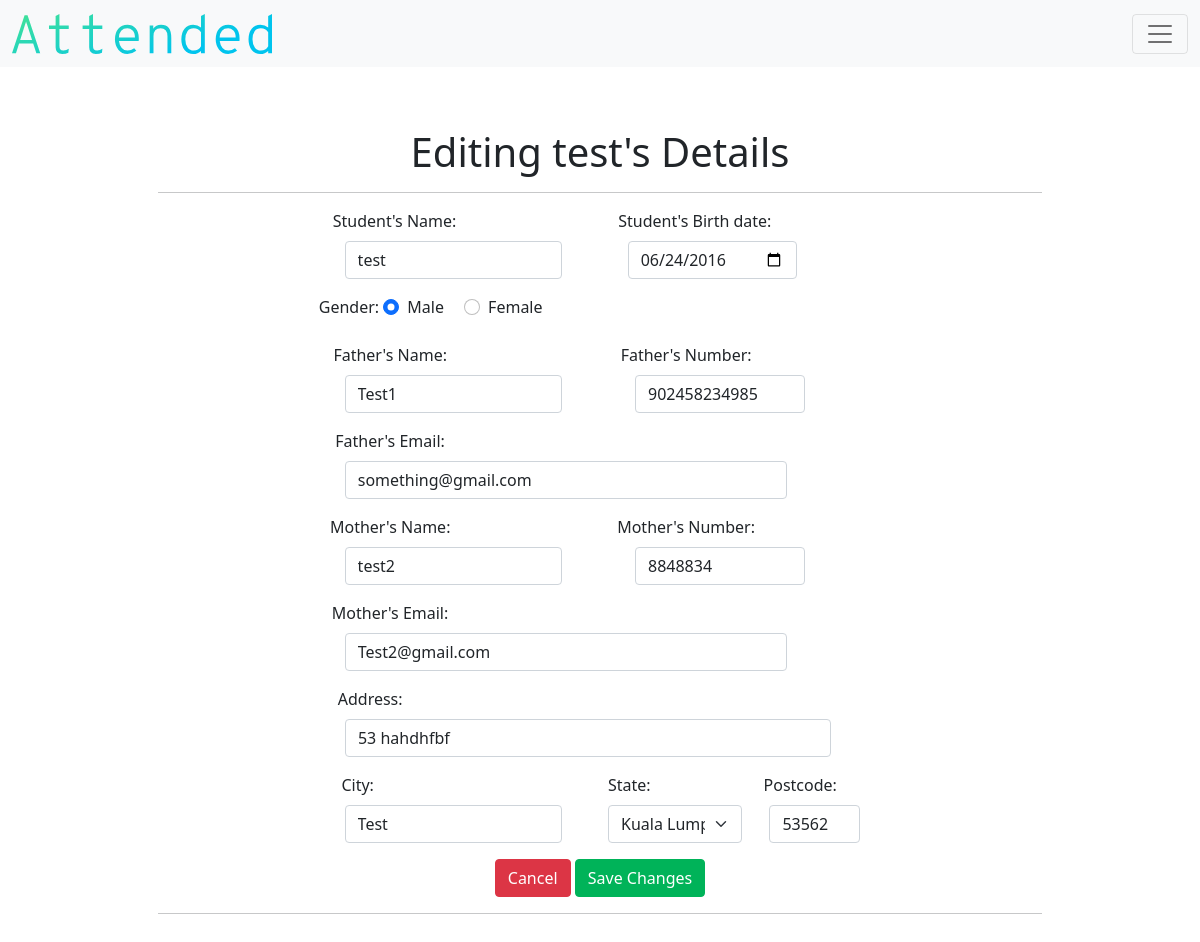
/edit-student/2 (signed in), run on an earlier commit of the app's database.
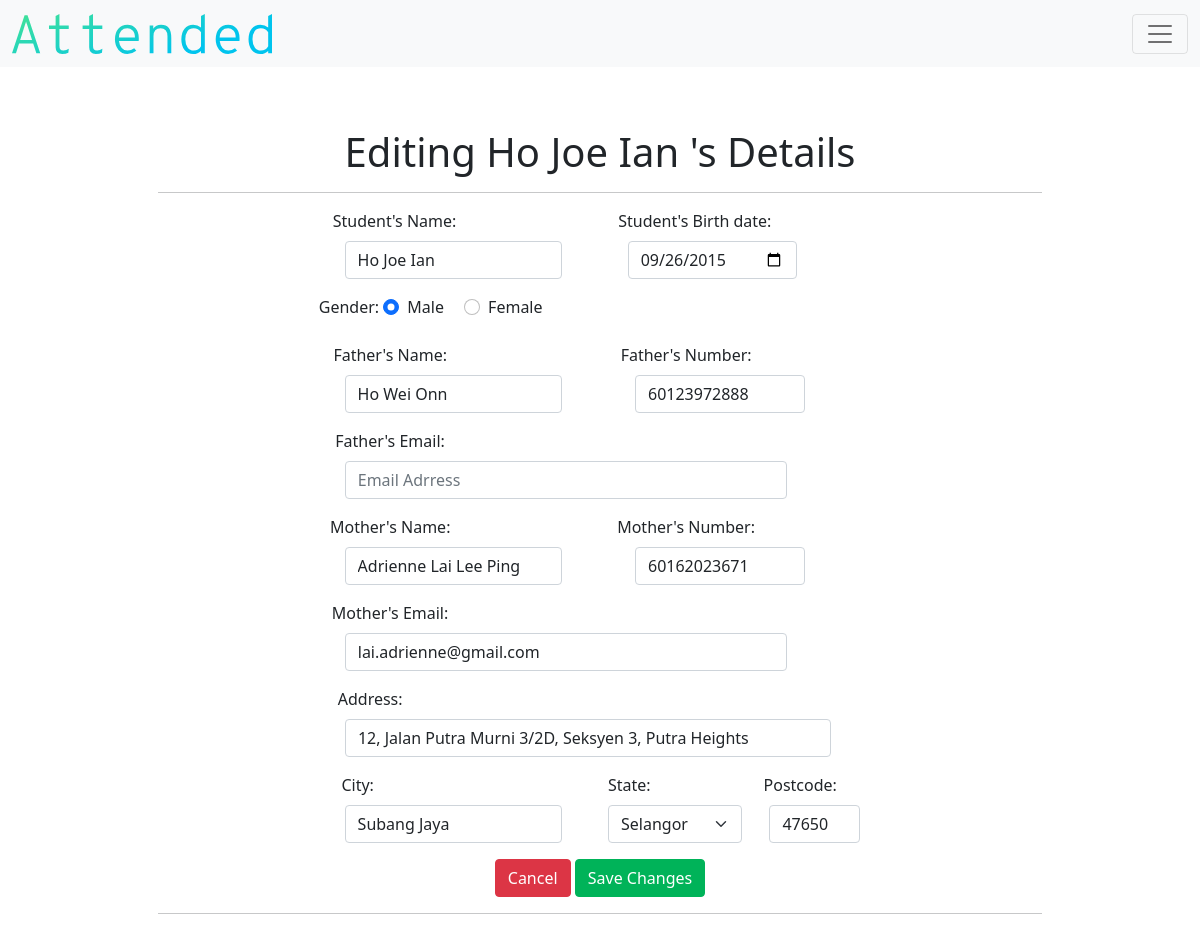
And on a later commit of the database.
### models.py (models this page shows)
class Student(db.Model):
    __tablename__ = "student"
    id = db.Column(db.Integer, primary_key=True)
    teacher_id = db.Column(db.Integer, db.ForeignKey("teacher.id"))
    class_id = db.Column(db.Integer, nullable=True, default=0)
    name = db.Column(db.String(), nullable=False)
    birth = db.Column(db.String(),nullable=False)
    age = db.Column(db.Integer(), nullable=False)
    gender = db.Column(db.String(), nullable=False)
    parent = db.Column(db.String(), nullable=True)
    parent2 = db.Column(db.String(), nullable=True)
    number = db.Column(db.Integer, nullable=True)
    number2 = db.Column(db.Integer, nullable=True)
    email = db.Column(db.String(), nullable=True)
    email2 = db.Column(db.String(), nullable=True)
    address = db.Column(db.String(), nullable=False)
    city = db.Column(db.String(), nullable=False)
    state = db.Column(db.String(), nullable=False)
    postcode = db.Column(db.Integer, nullable=False)
    attend_count = db.Column(db.Integer, nullable=True, default=0)
    student_attends = db.relationship("Attendance", backref="student_attend")

### application.py (the view)
@app.route("/edit-student/<string:id>", methods=["GET","POST"])
def edit_student(id):
    form_edit_student = EditStudents()
    student = db.session.query(Student).filter_by(id=id).first()
    teacher = current_user.get_id()
    teacher_object = db.session.query(Teacher).filter_by(id=teacher).first()
    if not current_user.is_authenticated:
        return redirect("/login")
    else:
        if form_edit_student.validate_on_submit():
            student.name = request.form.get("name")
            dob = request.form.get("dob")
            option = request.form.get("gender")
            student.parent = request.form.get("parent_name")
            student.number = request.form.get("parent_number")
            student.email = request.form.get("parent_email")
            student.parent2 = request.form.get("parent2_name")
            student.number2 = request.form.get("parent2_number")
            student.email2 = request.form.get("parent2_email")
            student.address = request.form.get("address")
            student.city = request.form.get("city")
            student.state = request.form.get("state")
            student.postcode = request.form.get("postcode")
            today = datetime.today()
            birthdate = datetime.strptime(dob, '%Y-%m-%d')
            student.age = today.year - birthdate.year
            student.birth = dob
            if option == "option1":
                student.gender = "Male"
                db.session.flush()
            else:
                student.gender = "Female"
                db.session.flush()
            db.session.merge(student)
            db.session.commit()
            flash("Succesfully saved changes.")
            return redirect("/detail_student/"+id)
        else:
            return render_template("edit-student.html", student=student, form=form_edit_student, states=states, teacher=teacher_object)

### form.py (shortened to what this page needs)
class EditStudents(FlaskForm):
    name = StringField(validators=[InputRequired()])
    dob = DateField(validators=[InputRequired()])
    parent_name = StringField()
    parent_number = IntegerField()
    parent_email = StringField()
    parent2_name = StringField()
    parent2_number = IntegerField()
    parent2_email = StringField()
    address = StringField(validators=[InputRequired()])
    city = StringField(validators=[InputRequired()])
    postcode = IntegerField(validators=[InputRequired()])

### application.py (called while the page is built)
@login.user_loader
def load_user(id):
    return Teacher.query.get(id)

### templates/edit-student.html (shortened to what the changed rows need)
{% extends "layout.html" %}
{% block main %}
        <h1>Editing {{student.name}}'s Details</h1>
                <hr>
        <form class="row g-3" action="/edit-student/{{student.id}}" method="post">
                <div class="col-md-6">
                        <label for="formGroupExampleInput" class="form-label" id="label-add-student-name">Student's Name:</label>
                        {{ form.name(class="form-control", placeholder="Student's Name", autocomplete="off", id="add-student-name", value=student.name) }}
                </div>
                <div class="col-md-6">
                        <label for="formGroupExampleInput" class="form-label" id="label-add-student-dob">Student's Birth date:</label>
                        {{ form.dob(class="form-control", autocomplete="off", id="add-student-dob", value=student.birth)}}
                </div>
                {% if student.gender == "Male" %}
                <div class="col-md-12">
                </div>
                {% endif %}
                <div class="col-md-6">
                        <label for="formGroupExampleInput" class="form-label" id="label-add-student-fname" >Father's Name:</label>
                        {{ form.parent_name(class="form-control", placeholder="Father's Name", autocomplete="off", id="add-student-fname", value=student.parent) }}
                </div>
                <div class="col-md-4">
                        <label for="formGroupExampleInput" class="form-label" id="label-add-student-fnumber">Father's Number:</label>
                        {{ form.parent_number(class="form-control", placeholder="Contact Number", autocomplete="off", id="add-student-fnumber", value=student.number) }}
                </div>
                <div class="col-md-12">
                        <label for="formGroupExampleInput" class="form-label" id="label-add-student-femail">Father's Email:</label>
                        {{ form.parent_email(class="form-control", placeholder="Email Adrress", autocomplete="off", id="add-student-femail", type="email", value=student.email) }}
                </div>
                <div class="col-md-6">
                        <label for="formGroupExampleInput" class="form-label" id="label-add-student-fname" >Mother's Name:</label>
                        {{ form.parent2_name(class="form-control", placeholder="Mother's Name", autocomplete="off", id="add-student-fname", value=student.parent2) }}
                </div>
                <div class="col-md-4">
                        <label for="formGroupExampleInput" class="form-label" id="label-add-student-fnumber">Mother's Number:</label>
                        {{ form.parent2_number(class="form-control", placeholder="Contact Number", autocomplete="off", id="add-student-fnumber", value=student.number2) }}
                </div>
                <div class="col-md-12">
                        <label for="formGroupExampleInput" class="form-label" id="label-add-student-femail">Mother's Email:</label>
                        {{ form.parent2_email(class="form-control", placeholder="Email Adrress", autocomplete="off", id="add-student-femail", type="email", value=student.email2) }}
                </div>
                <div class="col-12">
                        <label for="formGroupExampleInput" class="form-label" id="label-add-student-address">Address:</label>
                        {{ form.address(class="form-control", placeholder="Address", autocomplete="off", id="add-student-address", value=student.address) }}
                </div>
                <div class="col-6">
                        <label for="formGroupExampleInput" class="form-label" id="label-add-student-city">City:</label>
                        {{ form.city(class="form-control", placeholder="City", autocomplete="off", id="add-student-city", value=student.city) }}
                </div>
                <div class="col-md-2">
                        <label for="formGroupExampleInput" class="form-label" id="label-add-student-state">State:</label>
                        <select class="form-select" aria-la
                        bel="Default select example" name="state">
                                  <option>{{student.state}}</option>
                        </select>
                </div>
                <div class="col-md-2">
                        <label for="formGroupExampleInput" class="form-label" id="label-add-student-postcode">Postcode:</label>
                        {{ form.postcode(class="form-control", placeholder="Postcode", autocomplete="off", id="add-student-postcode", value=student.postcode) }}
                </div>
                <div class="col-12">
                </div>
        </form>
        <hr>
{% endblock %}

What changed in the data, as far as the page shows it:
changed Student: name "test" → "Ho Joe Ian"; address "53 hahdhfbf" → "12, Jalan Putra Murni 3/2D, Seksyen 3, Putra Heights"; city "Test" → "Subang Jaya"; state "Kuala Lumpur" → "Selangor"; postcode "53562" → "47650"
Also different on the page:
form field dob: "06/24/2016" → "09/26/2015"
form field parent_name: "Test1" → "Ho Wei Onn"
form field parent_number: "902458234985" → "60123972888"
form field parent_email: "something@gmail.com" → (not shown)
form field parent2_name: "test2" → "Adrienne Lai Lee Ping"
form field parent2_number: "8848834" → "60162023671"
form field parent2_email: "Test2@gmail.com" → "lai.adrienne@gmail.com"
